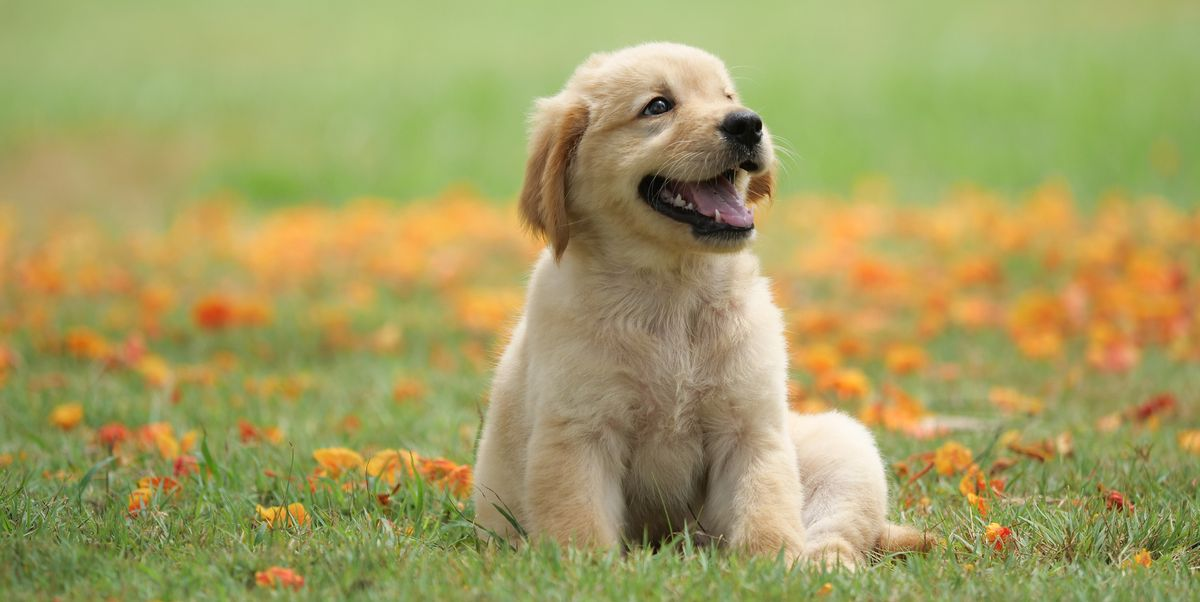
%> input picture Image Analysis Project 2021/Files of the project/dog1.jpg, 1200 x 602 px
$ octave Color_Based_Segmentation_multi_.m   (GNU Octave 9; MATLAB toolbox functions it lacks are replaced by stand-ins)
%> lines starting %> are read from the running program, lines starting %| are printed output that depends on the picture
% Αποκτάμε τις συναφείς εικόνες. Όλες απεικονίζουν από έναν σκύλο σε
% πράσινο τοπίο
source1 = imread("dog1.jpg");
%> source1 is the input picture: size 602x1200x3 uint8; mean R, G, B 163.9, 158.6, 97.6
source2 = imread("dog2.jpg");
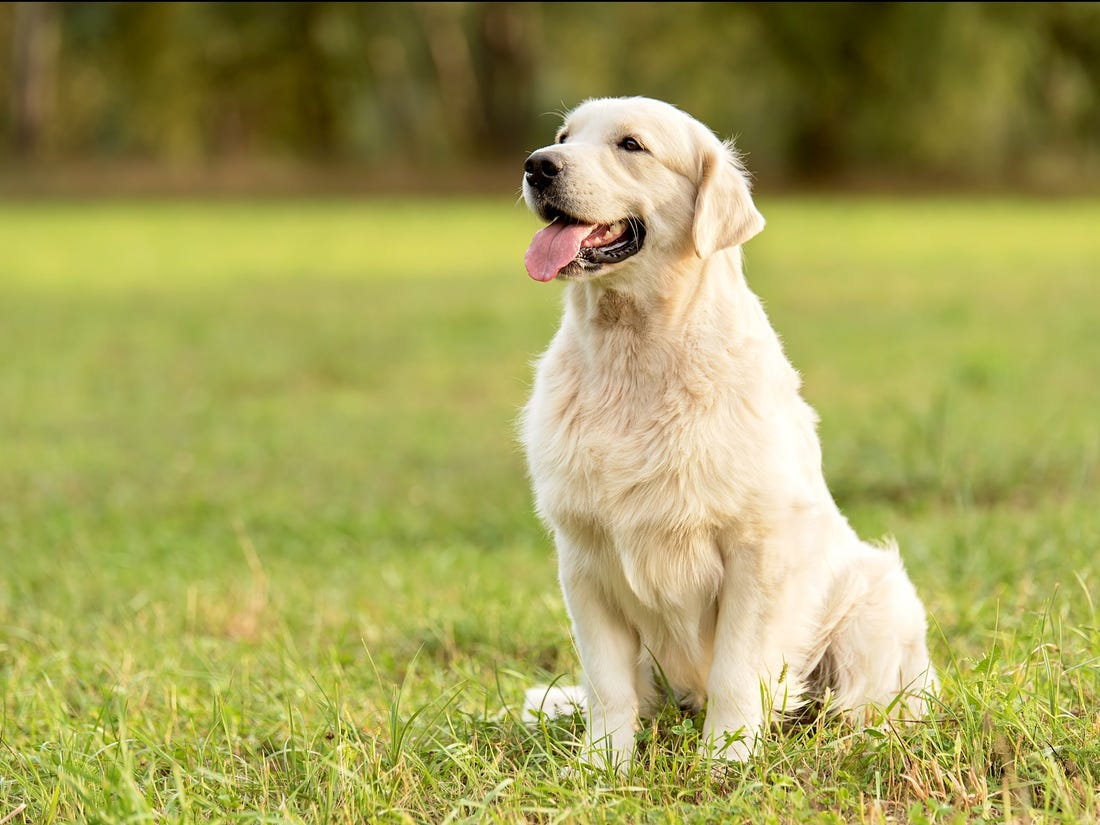
%> input picture Image Analysis Project 2021/Files of the project/dog2.jpg, 1100 x 825 px
%> source2 is the input picture: size 825x1100x3 uint8; mean R, G, B 163.8, 160.3, 87.8
source3 = imread("dog3.jpg");
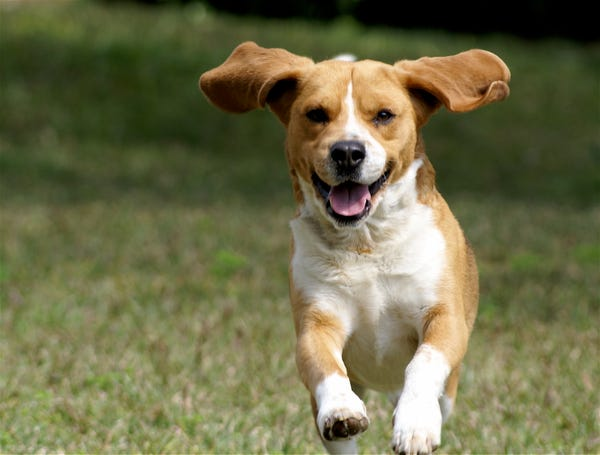
%> input picture Image Analysis Project 2021/Files of the project/dog3.jpg, 600 x 455 px
%> source3 is the input picture: size 455x600x3 uint8; mean R, G, B 110.8, 109.4, 74
subplot(1,3,1), imshow(source1);
title("Dog 1");
subplot(1,3,2), imshow(source2);
title("Dog 2");
subplot(1,3,3), imshow(source3);
title("Dog 3");

%Υπολογίζουμε τα δείγματα χρώματος στον χρωματικό χώρο L*a*b για κάθε περιοχή.
%{
Μπορούμε να δούμε έξι βασικά χρώματα στην εικόνα: το χρώμα φόντου, κόκκινο,
πράσινο, μοβ, κίτρινο και ματζέντα.

Ο χρωματικός χώρος L * a * b * (επίσης γνωστός ως CIELAB ή CIE L * a * b *)
σας επιτρέπει να ποσοτικοποιήσετε αυτές τις οπτικές διαφορές.Ο χώρος χρωμάτων L * a * b *
προέρχεται από τις τιμές τριχίσματος CIE XYZ. Ο χώρος L * a * b * αποτελείται
από μια φωτεινότητα «L *» ή στρώμα φωτεινότητας, στρώμα χρωματικότητας «a *»
που υποδεικνύει πού πέφτει το χρώμα κατά μήκος του κόκκινου-πράσινου άξονα και στρώμα
χρωματικότητας «b *» υποδεικνύοντας πού πέφτει το χρώμα κατά μήκος του μπλε-κίτρινου άξονα.

Η προσέγγισή μας είναι να επιλέξουμε μια μικρή περιοχή δείγματος για κάθε
χρώμα και να υπολογίσετε το μέσο χρώμα κάθε περιοχής δείγματος στο χώρο
'a * b *'.Θα χρησιμοποιήσουμε αυτούς τους χρωματικούς δείκτες για να ταξινομήσετε
κάθε pixel.

%}

%> (the run ends here)
